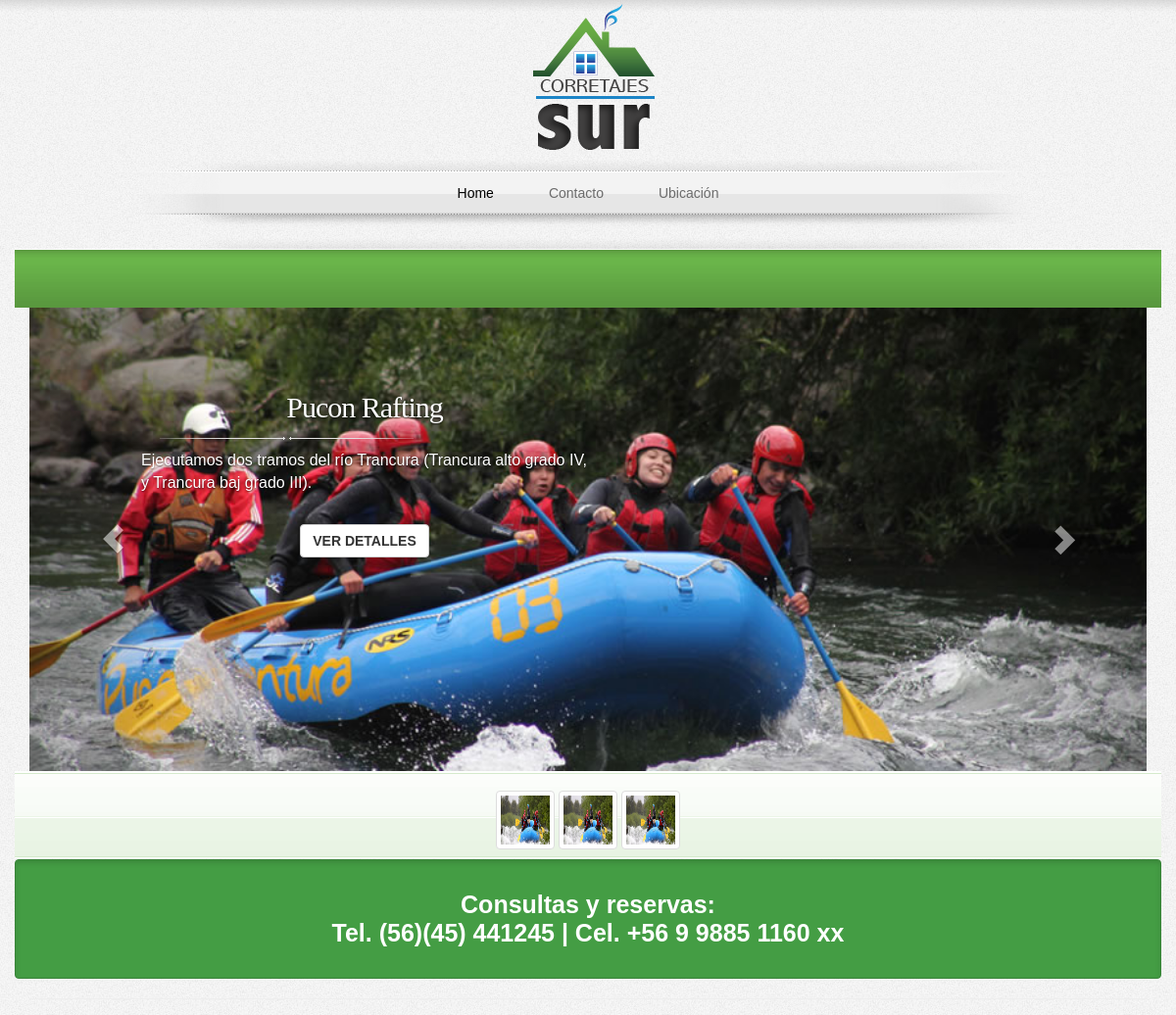
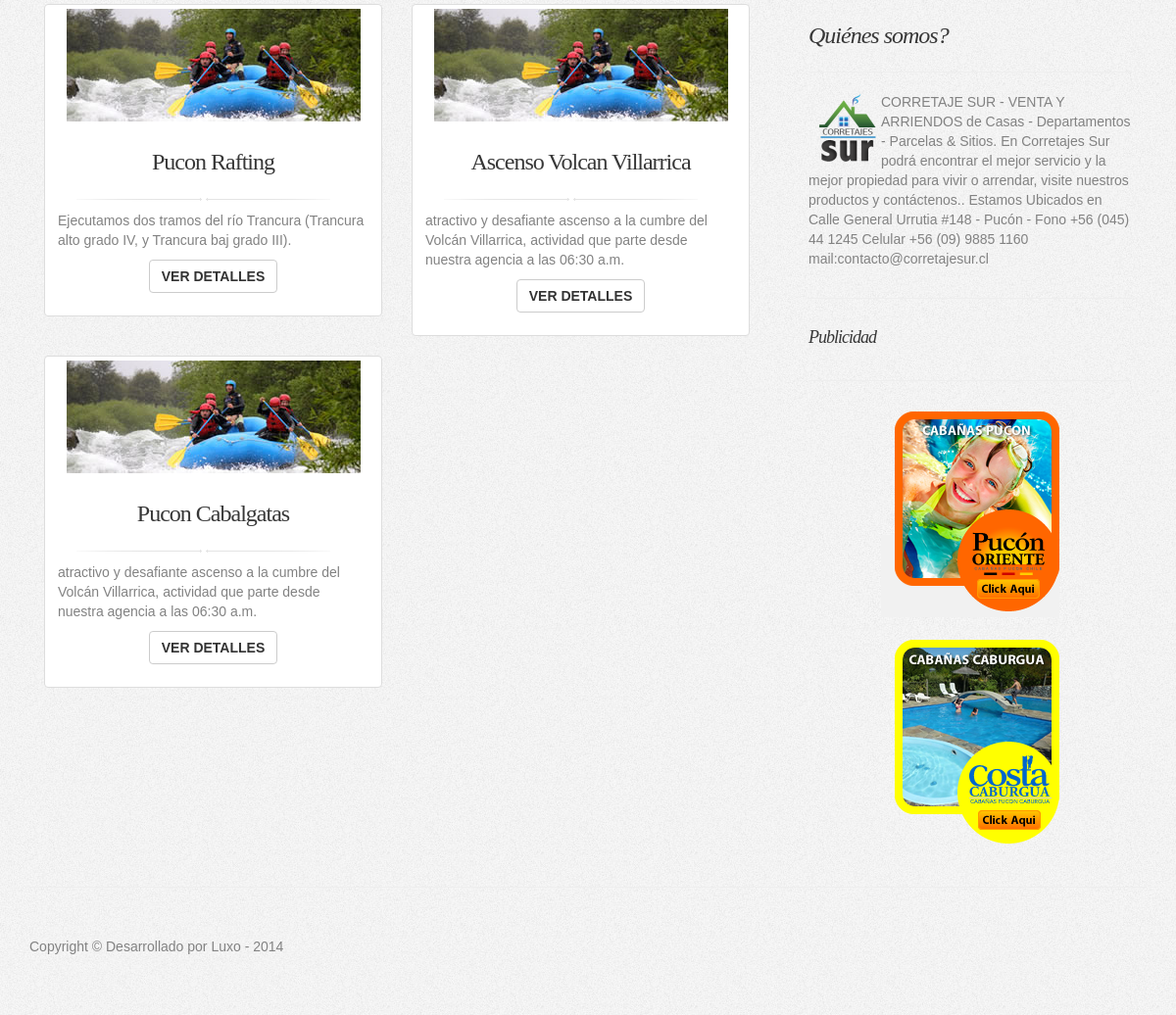
Page /fuentes/index.php on the committed database (2 pictures, top to bottom).
### tables this page shows
create table TBL_ACTIVIDAD
(
   ID_ACTIVIDAD         int not null,
   ID_TIPO_ACTIVIDAD    int,
   NOMBRE_ACTIVIDAD     varchar(100),
   RESUMEN              varchar(1000),
   DESCRIPCION          varchar(80000),
   IMAGEN_RESUMEN       varchar(300),
   IMAGEN_RESUMEN_CHICA varchar(300),
   URL_WEB              varchar(300),
   ACTIVA               bit,
   primary key (ID_ACTIVIDAD)
);

### fuentes/index.php (the view, shortened to what this page needs)
<?php
include 'header.php';
$obj = new Utilidades($V_HOST,$V_USER,$V_PASS,$V_BBDD);
$actividades = $obj->ObtenerActividades();
?>
<div class="row" id="glrFondoAlto">
    <div class="col-lg-12 col-md-12 col-sm-12 col-xs-12">
    </div>
</div>
<div class="row">
    <div class="col-lg-12 col-md-12 col-sm-12 col-xs-12 text-center">
        <div id="carousel-example-generic" class="carousel slide" data-ride="carousel">
          <div class="carousel-inner">
<?php
      $flag = 0;
      foreach ($actividades as $actividad) { ?>
            <div class="item
<?php if ($flag == 0) {
                echo "active";
            }
            $flag = 1;
?> ">
              <img src="<?php echo $actividad["IMAGEN_RESUMEN"]; ?>" alt="" class="img-responsive" >
                  <div class="carousel-caption hidden-xs">
                    <div class="text-center">
                        <h2 class="title"><?php echo $actividad["NOMBRE_ACTIVIDAD"]; ?></h2>
                        <div class="hr"></div>
                        <p class="text-left"><?php echo $actividad["RESUMEN"]; ?></p>
                        <div>&nbsp;</div>
                        <p class="text-center">
                            <a href="<?php echo $actividad["URL_WEB"]; ?>" class="btn btn-default">
                                <strong>VER DETALLES</strong>
                            </a>
                        </p>
                    </div>
                  </div>
            </div>
<?php }?>
          </div>
		  <a class="left carousel-control" href="#carousel-example-generic" role="button" data-slide="prev">
			<span class="glyphicon glyphicon-chevron-left"></span>
		  </a>
		  <a class="right carousel-control" href="#carousel-example-generic" role="button" data-slide="next">
			<span class="glyphicon glyphicon-chevron-right"></span>
		  </a>
        </div>
    </div>
</div>
<div class="hidden-xs">
<div class="row" id="glrFondoBajo" >
    <div class="col-lg-12 col-md-12 col-sm-12 col-xs-12 text-center " >
          <div class="carousel-indicators">
<?php $cont = 0;
foreach ($actividades as $actividad) { ?>
                <a href="#" class="">
                <img src="<?php echo $actividad["IMAGEN_RESUMEN_CHICA"]; ?>" alt="" data-target="#carousel-example-generic" data-slide-to="<?php echo "$cont"; ?>"
                class="img-thumbnail">
                </a>
<?php
$cont++;
}?>
          </div>
      </div>
</div>
</div>
<div class="row" >
<div class="col-lg-12 col-md-12 col-sm-12 col-xs-12 btn btn-success active text-center" onclick="irContacto();">
    <div id="row-contacto">
    <?php echo $V_TEXTO_CONTACTO; ?>
    </div>
</div>
</div>
<hr>
<div class="row">
<div class="col-md-8">
	<div class="container-fluid">
<?php
    echo $obj->GeneraActividades();
?>
	</div>
</div>
<?php
include 'publicidad.php';
?>
</div>
<?php
include 'footer.php';
?>

### fuentes/config/parametros.php (shortened to what this page needs)
<?php
$V_TEXTO_CONTACTO = "Consultas y reservas:</br>
				     Tel. (56)(45) 441245 | Cel. +56 9 9885 1160 xx";
$V_TEXTO_QUIENES = "CORRETAJE SUR - VENTA Y ARRIENDOS de Casas - Departamentos - Parcelas &amp; Sitios.
                        En Corretajes Sur podrá encontrar el mejor servicio y la mejor propiedad para vivir o arrendar, visite nuestros productos y contáctenos..
                        Estamos Ubicados en Calle General Urrutia #148 - Pucón - Fono +56 (045) 44 1245 Celular +56 (09) 9885 1160 mail:contacto@corretajesur.cl";
$V_LOGO_CHICO = "css/imagenes/logo-10492_74x74.png";
$V_LOGO_GRANDE = "css/imagenes/logo.png";
require_once("comunes.php");
?>

### fuentes/header.php (shortened to what this page needs)
<?php
require_once 'config/parametros.php';
?>
<!DOCTYPE html>
<html lang="en">
<head>
    <link href="css/bootstrap.min.css" rel="stylesheet">
    <link href="css/heroic-features.css" rel="stylesheet">
    <link href="css/styles.css" rel="stylesheet">
</head>
<body>
    <div class="fondo">
    <div class="container">
		<div class="row">
			<div class="col-lg-12 text-center" >
				<img src="<?php echo $V_LOGO_GRANDE; ?>" alt="" id="logo">
			</div>
		</div>
		<div class="row" id="row-menu">
			<div class="col-lg-12 text-center" >
				<nav class="navbar navbar-default" role="navigation" id="top-menu">
					<p class="navbar-text btn" id="pHome"><a href="#" style="color: #000000;">Home</a></p>
					<p class="navbar-text btn" id="pContacto"><a href="#">Contacto</a></p>
					<p class="navbar-text btn" id="pUbica"><a href="#">Ubicación</a></p>
				</nav>
			</div>
		</div>

### fuentes/config/comunes.php (shortened to what this page needs)
<?php
class Utilidades
{
    private $V_HOST;
    private $V_USER;
    private $V_PASS;
    private $V_BBDD;
    function __construct($V_HOST="localhost", $V_USER="go-pucon", $V_PASS="go-pucon", $V_BBDD="go-pucon")
    {
        $this->V_HOST=$V_HOST;
        $this->V_USER=$V_USER;
        $this->V_PASS=$V_PASS;
        $this->V_BBDD=$V_BBDD;
    }
    public function GeneraActividades(){
        $html  = "<div class=\"row\">";
        $mySqli = new mysqli($this->V_HOST, $this->V_USER, $this->V_PASS, $this->V_BBDD);
        $query = "SELECT NOMBRE_ACTIVIDAD, RESUMEN, IMAGEN_RESUMEN_CHICA, URL_WEB
                  FROM TBL_ACTIVIDAD WHERE ACTIVA = 1 AND ID_TIPO_ACTIVIDAD = 1";
		$mySqli->set_charset("utf8");
        $res = $mySqli -> query($query);
        $cont = 0;
        if ($mySqli -> affected_rows > 0) {
            while ($row = $res -> fetch_assoc()) {
                $html .= "<div class=\"col-md-6\">";
                $html .= "<div class=\"thumbnail\" >";
                $html .= "<img src=\"".$row["IMAGEN_RESUMEN_CHICA"]."\" alt=''>";
                $html .= "<div class=\"caption\">";
                $html .= "<h3><p class=\"text-center\">".$row["NOMBRE_ACTIVIDAD"]."</p></h3><div class='hr'></div>";
                $html .= "<p>".$row["RESUMEN"]."</p>";
                $html .= "<p class=\"text-center\"><a href=\"".$row["URL_WEB"]."\" class=\"btn btn-default\"><strong>VER DETALLES</strong></a>";
                $html .= "</p></div></div></div>";
                $cont++;
                if ($cont % 2 == 0) {
                    $html .= "</div><div class=\"row\">";
                }
            }
        }
        $html .= "</div>";
        return $html;
    }
    public function ObtenerActividades() {
        $mySqli = new mysqli($this->V_HOST, $this->V_USER, $this->V_PASS, $this->V_BBDD);
        $query = "SELECT ID_ACTIVIDAD, ID_TIPO_ACTIVIDAD, NOMBRE_ACTIVIDAD, RESUMEN, DESCRIPCION,
                         IMAGEN_RESUMEN, IMAGEN_RESUMEN_CHICA, URL_WEB
                  FROM TBL_ACTIVIDAD WHERE ACTIVA = 1 AND ID_TIPO_ACTIVIDAD = 1";
        $actividades = array();
		$mySqli->set_charset("utf8");
        $res = $mySqli -> query($query);
        if ($mySqli -> affected_rows > 0) {
            while ($row = $res -> fetch_assoc()) {
                $actividades[] = $row;
            }
            return $actividades;
        } else {
            return $actividades;
        }
    }
    public function GeneraPublicidad() {
        $html  = "";
        $mySqli = new mysqli($this->V_HOST, $this->V_USER, $this->V_PASS, $this->V_BBDD);
        $query = "SELECT URL_WEB, IMAGEN_RESUMEN
                  FROM TBL_ACTIVIDAD WHERE ID_TIPO_ACTIVIDAD = 2 OR ID_TIPO_ACTIVIDAD = 3";
        $mySqli->set_charset("utf8");
        $res = $mySqli -> query($query);
        if ($mySqli -> affected_rows > 0) {
            while ($row = $res -> fetch_assoc()) {
                $html .= "<div class=\"col-md-12\">";
                $html .= "<div class=\"text-center\" >";
                $html .= "<img src=\"".$row["IMAGEN_RESUMEN"]."\" alt='' onclick=\"irA('".$row["URL_WEB"]."');\">";
                $html .= "</div></div>";
                $html .= "<div class=\"col-md-12\">&nbsp;</div>";
            }
        }
        return $html;
    }
}
?>

### fuentes/publicidad.php
<div class="col-md-4 ">
	<div class="container-fluid">
		<div class="row">
			<div class="col-md-12">
				<h3><em>Quiénes somos?</em></h3>
				<hr>
				<div class="clearfix">
					<img src="<?php echo $V_LOGO_CHICO; ?>"
					id="about-image" alt="" class="pull-left">
				<p>
					<?php echo $V_TEXTO_QUIENES; ?>
				</p>
				</div>
			</div>
		</div>
		<hr>
		<div class="row">
			<div class="col-md-12">
				<h4><em>Publicidad</em></h4>
			</div>
		</div>
		<hr>
		<div class="row">
		    <?php
		    $obj = new Utilidades($V_HOST,$V_USER,$V_PASS,$V_BBDD);
               echo $obj->GeneraPublicidad();
		    ?>
		</div>
	</div>
</div>

### fuentes/footer.php
        <hr>
        <footer>
            <div class="row">
                <div class="col-lg-12">
                    <p>Copyright &copy; Desarrollado por Luxo - 2014</p>
                </div>
            </div>
        </footer>
    </div>
    </div>
</body>
</html>

### fuentes/css/heroic-features.css (style rules this page uses)
body { padding-top: 70px; }
footer { margin: 50px 0; }

### fuentes/css/styles.css (style rules this page uses)
div.hr { background: url(imagenes/hr-bg.png) no-repeat 19px 0px; height: 3px; width: 100%; margin-bottom: 10px; }
.thumbnail .caption { color: #828282; padding: 9px; font-weight: normal; }
h1, h2, h3, h4, h5, h6 { padding-bottom: 5px; color: #373737; letter-spacing: -1px; line-height: 1em; font-weight: normal; font-family: Georgia, serif; }

### fuentes/header.php (style rules this page uses)
#top-menu { background: none; border: none; display: inline-block; padding-top: 5px; }
#top-menu p a { color: #6c6c6c; text-decoration: none; }
#row-menu { background: url(css/imagenes/menu-bg.png) repeat-y center top; }
#row-contacto { text-align: center; font: bold 13px Arial, Sans-Serif; color: #FFFFFF; font-size: 25px; padding: 25px; white-space: normal; }
.fondo { background: url(css/imagenes/wr-bg.png) repeat-x center top; }
body { font-family: 'Droid Sans', Arial, Verdana, sans-serif; color: #828282; background: #f6f6f6 url(css/imagenes/body-bg.jpg); padding-top:0px; margin-top: 0px; }

### fuentes/index.php (style rules this page uses)
#glrFondoAlto { background: url(css/imagenes/glr-fondo-alto.png) repeat-x center top; height: 60px; }
#glrFondoBajo { background: url(css/imagenes/glr-fondo-bajo.png) repeat-x center top; height: 90px; }
#glrFondoBajo .carousel-indicators { bottom: -20px; position: relative; }
.carousel-caption { right: 0%; left: 10%; bottom: 0px; height: 90%; width: 40%; }
.carousel-caption h2 { color: #FFFFFF; letter-spacing: -1px; line-height: 1em; font-weight: normal; font-family: Georgia, serif; }
.carousel-caption p { font-size: 16px; }
.carousel-inner img { height: 100%; width: 100%; }
.img-thumbnail { height: 60px; width: 60px; }

### rows in the picture
tbl_actividad: IMAGEN_RESUMEN (picture), NOMBRE_ACTIVIDAD "Pucon Rafting", RESUMEN "Ejecutamos dos tramos del río Trancura (Trancura alto grado IV, y Trancura baj grado III).", IMAGEN_RESUMEN_CHICA (picture)
tbl_actividad: IMAGEN_RESUMEN_CHICA (picture), NOMBRE_ACTIVIDAD "Ascenso Volcan Villarrica", RESUMEN "atractivo y desafiante ascenso a la cumbre del Volcán Villarrica, actividad que parte desde nuestra agencia a las 06:30 a.m."
tbl_actividad: IMAGEN_RESUMEN_CHICA (picture), NOMBRE_ACTIVIDAD "Pucon Cabalgatas", RESUMEN "atractivo y desafiante ascenso a la cumbre del Volcán Villarrica, actividad que parte desde nuestra agencia a las 06:30 a.m."
tbl_actividad: IMAGEN_RESUMEN (picture)
tbl_actividad: IMAGEN_RESUMEN (picture)
